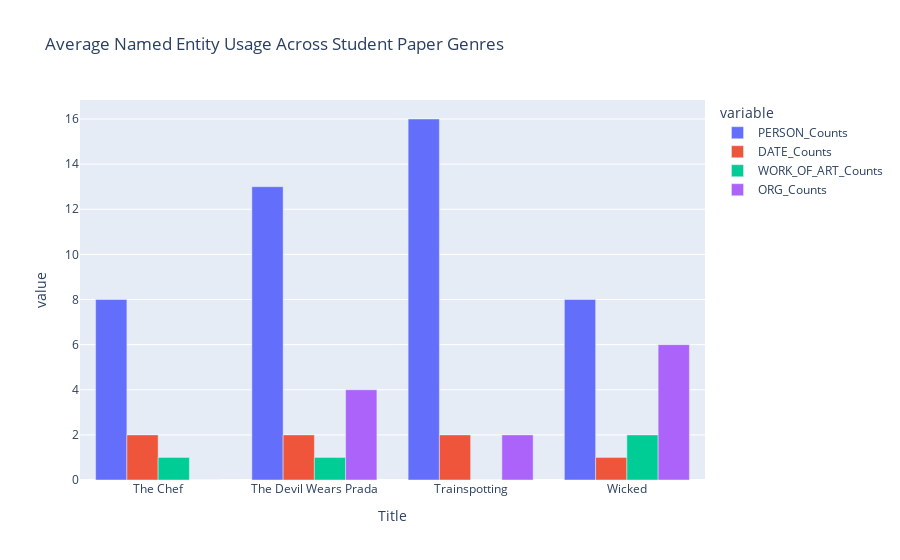

Notebook code for this chart:
### Markdown cell above
From here, we can compare the average usage of each named entity and plot across paper type.

### Code cell
# Calculate average usage of each named entity type
average_ner_df = ner_counts_df.groupby(['Title']).mean()
average_ner_df = average_ner_df.round(0)
average_ner_df = average_ner_df.reset_index()
average_ner_df

# Use plotly to plot proper noun use per genre
fig = px.bar(average_ner_df, x="Title", y=["PERSON_Counts", "DATE_Counts", 'WORK_OF_ART_Counts', 'ORG_Counts'], title="Average Named Entity Usage Across Student Paper Genres", barmode='group')
fig.show()

### Figure 1 — Plotly figure (JSON) as saved in the notebook; plotly's stock layout.template omitted (floating-point values rounded to 4 significant figures)
{"data": [{"alignmentgroup": "True", "hovertemplate": "variable=PERSON_Counts<br>Title=%{x}<br>value=%{y}<extra></extra>", "legendgroup": "PERSON_Counts", "marker": {"color": "#636efa", "pattern": {"shape": ""}}, "name": "PERSON_Counts", "offsetgroup": "PERSON_Counts", "orientation": "v", "showlegend": true, "textposition": "auto", "type": "bar", "x": ["The Chef", "The Devil Wears Prada", "Trainspotting", "Wicked"], "xaxis": "x", "y": [8.0, 13.0, 16.0, 8.0], "yaxis": "y"}, {"alignmentgroup": "True", "hovertemplate": "variable=DATE_Counts<br>Title=%{x}<br>value=%{y}<extra></extra>", "legendgroup": "DATE_Counts", "marker": {"color": "#EF553B", "pattern": {"shape": ""}}, "name": "DATE_Counts", "offsetgroup": "DATE_Counts", "orientation": "v", "showlegend": true, "textposition": "auto", "type": "bar", "x": ["The Chef", "The Devil Wears Prada", "Trainspotting", "Wicked"], "xaxis": "x", "y": [2.0, 2.0, 2.0, 1.0], "yaxis": "y"}, {"alignmentgroup": "True", "hovertemplate": "variable=WORK_OF_ART_Counts<br>Title=%{x}<br>value=%{y}<extra></extra>", "legendgroup": "WORK_OF_ART_Counts", "marker": {"color": "#00cc96", "pattern": {"shape": ""}}, "name": "WORK_OF_ART_Counts", "offsetgroup": "WORK_OF_ART_Counts", "orientation": "v", "showlegend": true, "textposition": "auto", "type": "bar", "x": ["The Chef", "The Devil Wears Prada", "Trainspotting", "Wicked"], "xaxis": "x", "y": [1.0, 1.0, 0.0, 2.0], "yaxis": "y"}, {"alignmentgroup": "True", "hovertemplate": "variable=ORG_Counts<br>Title=%{x}<br>value=%{y}<extra></extra>", "legendgroup": "ORG_Counts", "marker": {"color": "#ab63fa", "pattern": {"shape": ""}}, "name": "ORG_Counts", "offsetgroup": "ORG_Counts", "orientation": "v", "showlegend": true, "textposition": "auto", "type": "bar", "x": ["The Chef", "The Devil Wears Prada", "Trainspotting", "Wicked"], "xaxis": "x", "y": [0.0, 4.0, 2.0, 6.0], "yaxis": "y"}], "layout": {"barmode": "group", "legend": {"title": {"text": "variable"}, "tracegroupgap": 0}, "title": {"text": "Average Named Entity Usage Across Student Paper Genres"}, "xaxis": {"anchor": "y", "domain": [0, 1], "title": {"text": "Title"}}, "yaxis": {"anchor": "x", "domain": [0, 1], "title": {"text": "value"}}}}
